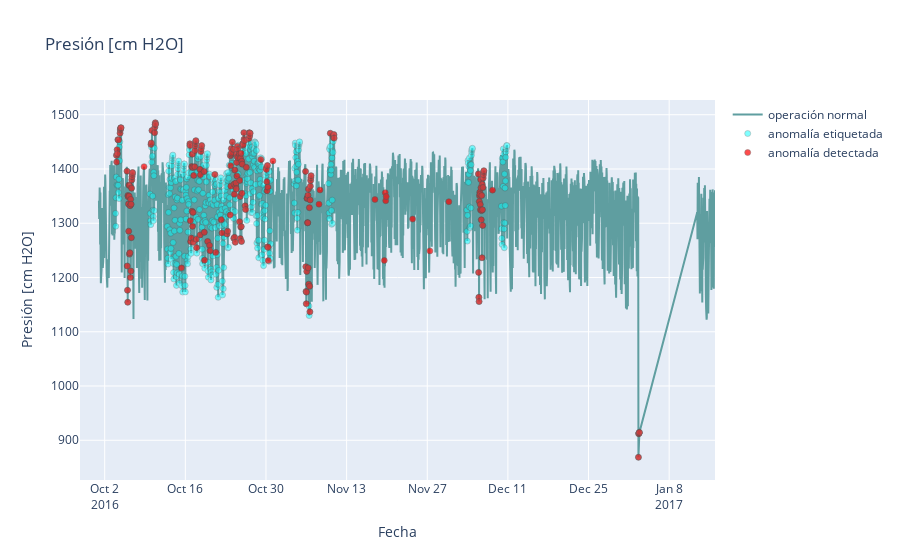
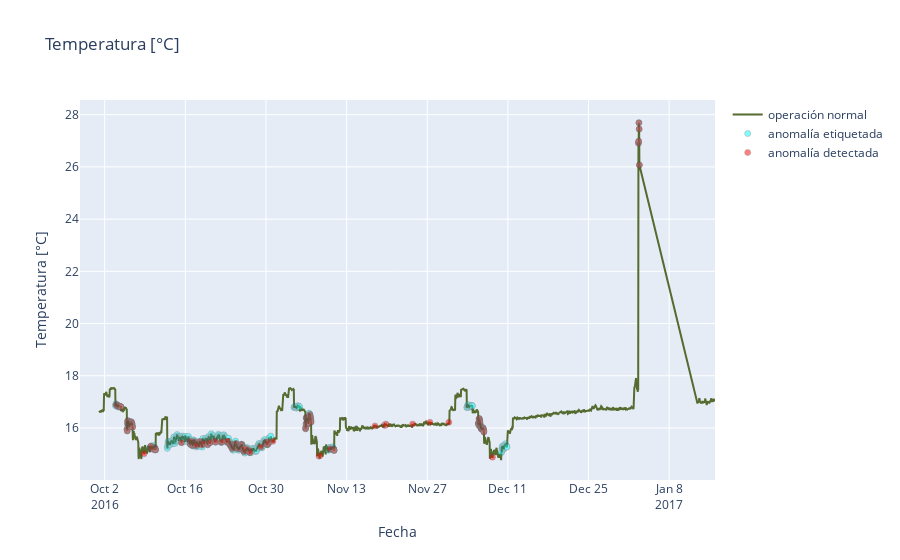
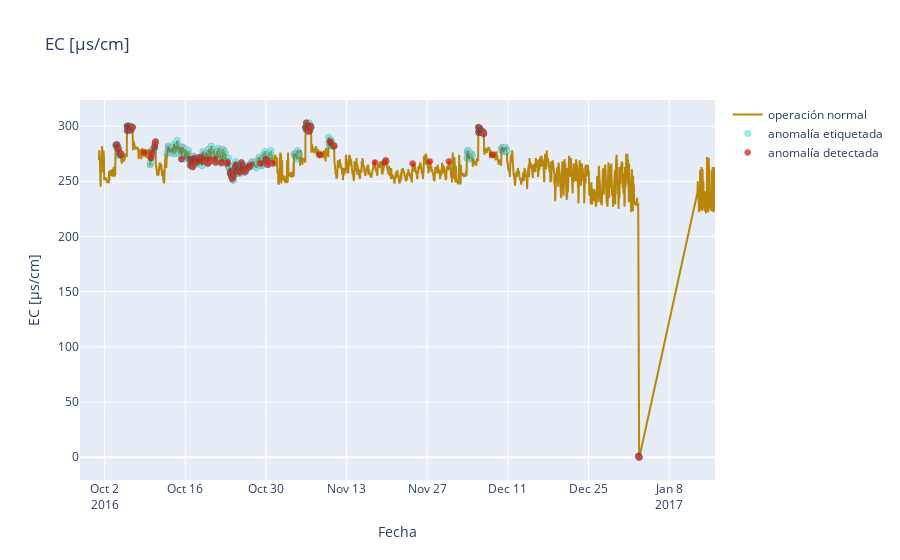

Notebook cell for these charts, in order:
### Markdown cell above
## Gráficos

### Code cell
import plotly.graph_objects as go

figg = go.Figure()

figg.add_trace(go.Scatter(x=test.index, y=test['Pression [cm H2O]'],
                    mode='lines',
                    name='operación normal',
                    line_color='cadetblue'))
figg.add_trace(go.Scatter(x=e.index, y=e['Pression [cm H2O]'],
                    mode='markers',
                    name='anomalía etiquetada',
                    marker_color='cyan',
                    marker_line_width=0.5,
                    opacity=0.5))
figg.add_trace(go.Scatter(x=p.index, y=p['Pression [cm H2O]'],
                    mode='markers',
                    name='anomalía detectada',
                    marker_color='red',
                    marker_line_width=0.5,
                    opacity=0.7))
                                        
# figg.update_traces(mode='markers', marker_line_width=2, marker_size=10)
figg.update_layout(title='Presión [cm H2O]',
                    yaxis_title='Presión [cm H2O]',
                    xaxis_title='Fecha'
)

# st.plotly_chart(figg, use_container_width=True)
figg.show()

# t = datas.loc[datas['Etiqueta T'] == 1] #anomaly

figg2 = go.Figure()

figg2.add_trace(go.Scatter(x=test.index, y=test['Temperatura [°C]'],
                    mode='lines',
                    name='operación normal',
                    line_color='darkolivegreen'))
figg2.add_trace(go.Scatter(x=e.index, y=e['Temperatura [°C]'],
                    mode='markers',
                    name='anomalía etiquetada',
                    marker_color='cyan',
                    marker_line_width=0.5,
                    opacity=0.5))
figg2.add_trace(go.Scatter(x=p.index, y=p['Temperatura [°C]'],
                    mode='markers',
                    name='anomalía detectada',
                    marker_color='red',
                    marker_line_width=0.5,
                    opacity=0.5))        
# figg.update_traces(mode='markers', marker_line_width=2, marker_size=10)
figg2.update_layout(title='Temperatura [°C]',
                    yaxis_title='Temperatura [°C]',
                    xaxis_title='Fecha'
)

figg2.show()
# st.plotly_chart(figg2, use_container_width=True)

# e = datas.loc[datas['Etiqueta EC'] == 1] #anomaly
figg3 = go.Figure()

figg3.add_trace(go.Scatter(x=test.index, y=test['EC [µs/cm]'],
                    mode='lines',
                    name='operación normal',
                    line_color='darkgoldenrod'))
figg3.add_trace(go.Scatter(x=e.index, y=e['EC [µs/cm]'],
                    mode='markers',
                    name='anomalía etiquetada',
                    marker_color='cyan',
                    marker_line_width=0.5,
                    opacity=0.5))
figg3.add_trace(go.Scatter(x=p.index, y=p['EC [µs/cm]'],
                    mode='markers',
                    name='anomalía detectada',
                    marker_color='red',
                    marker_line_width=0.5,
                    opacity=0.7))                     
# figg.update_traces(mode='markers', marker_line_width=2, marker_size=10)
figg3.update_layout(title='EC [µs/cm]',
                    yaxis_title='EC [µs/cm]',
                    xaxis_title='Fecha'
)


# st.plotly_chart(figg3, use_container_width=True)
figg3.show()

### Figure 1 — Plotly figure (JSON) as saved in the notebook; plotly's stock layout.template omitted (floating-point values rounded to 4 significant figures; data arrays with more than 128 entries replaced by an {"elided": "..."} marker saying what was removed)
{"data": [{"line": {"color": "cadetblue"}, "mode": "lines", "name": "operación normal", "type": "scatter", "x": {"elided": "2328 str values"}, "y": {"elided": "2328 float values"}}, {"marker": {"color": "cyan", "line": {"width": 0.5}}, "mode": "markers", "name": "anomalía etiquetada", "opacity": 0.5, "type": "scatter", "x": {"elided": "653 str values"}, "y": {"elided": "653 float values"}}, {"marker": {"color": "red", "line": {"width": 0.5}}, "mode": "markers", "name": "anomalía detectada", "opacity": 0.7, "type": "scatter", "x": {"elided": "215 str values"}, "y": {"elided": "215 float values"}}], "layout": {"title": {"text": "Presión [cm H2O]"}, "xaxis": {"title": {"text": "Fecha"}}, "yaxis": {"title": {"text": "Presión [cm H2O]"}}}}

### Figure 2 — Plotly figure (JSON) as saved in the notebook; plotly's stock layout.template omitted (floating-point values rounded to 4 significant figures; data arrays with more than 128 entries replaced by an {"elided": "..."} marker saying what was removed)
{"data": [{"line": {"color": "darkolivegreen"}, "mode": "lines", "name": "operación normal", "type": "scatter", "x": {"elided": "2328 str values"}, "y": {"elided": "2328 float values"}}, {"marker": {"color": "cyan", "line": {"width": 0.5}}, "mode": "markers", "name": "anomalía etiquetada", "opacity": 0.5, "type": "scatter", "x": {"elided": "653 str values"}, "y": {"elided": "653 float values"}}, {"marker": {"color": "red", "line": {"width": 0.5}}, "mode": "markers", "name": "anomalía detectada", "opacity": 0.5, "type": "scatter", "x": {"elided": "215 str values"}, "y": {"elided": "215 float values"}}], "layout": {"title": {"text": "Temperatura [°C]"}, "xaxis": {"title": {"text": "Fecha"}}, "yaxis": {"title": {"text": "Temperatura [°C]"}}}}

### Figure 3 — Plotly figure (JSON) as saved in the notebook; plotly's stock layout.template omitted (floating-point values rounded to 4 significant figures; data arrays with more than 128 entries replaced by an {"elided": "..."} marker saying what was removed)
{"data": [{"line": {"color": "darkgoldenrod"}, "mode": "lines", "name": "operación normal", "type": "scatter", "x": {"elided": "2328 str values"}, "y": {"elided": "2328 int values"}}, {"marker": {"color": "cyan", "line": {"width": 0.5}}, "mode": "markers", "name": "anomalía etiquetada", "opacity": 0.5, "type": "scatter", "x": {"elided": "653 str values"}, "y": {"elided": "653 int values"}}, {"marker": {"color": "red", "line": {"width": 0.5}}, "mode": "markers", "name": "anomalía detectada", "opacity": 0.7, "type": "scatter", "x": {"elided": "215 str values"}, "y": {"elided": "215 int values"}}], "layout": {"title": {"text": "EC [µs/cm]"}, "xaxis": {"title": {"text": "Fecha"}}, "yaxis": {"title": {"text": "EC [µs/cm]"}}}}
